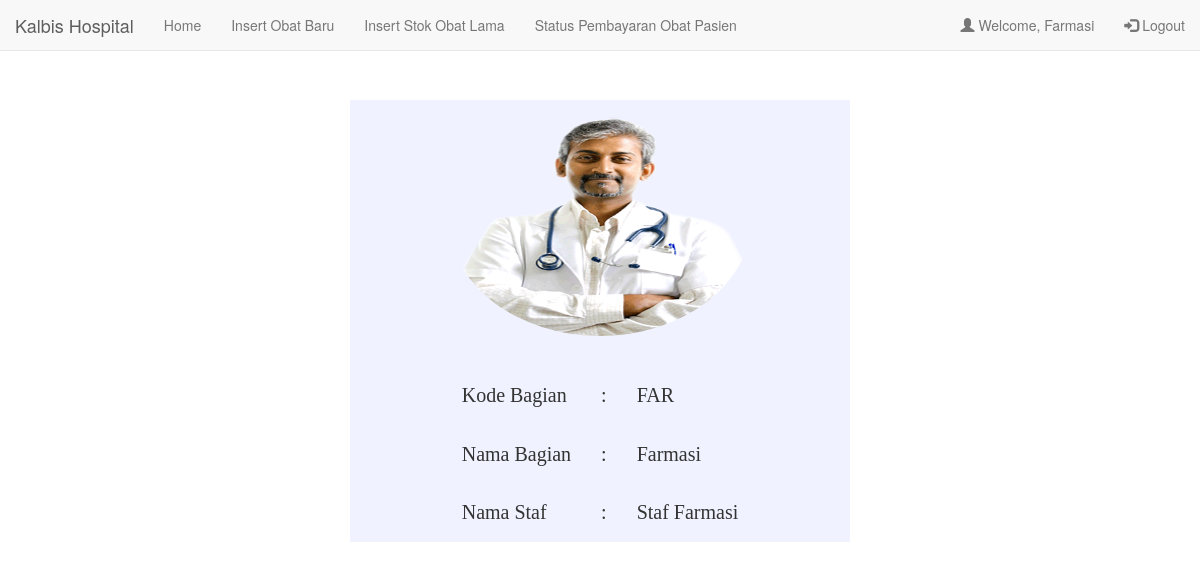
/farmasi/farmasi_profile.php (signed in), run on the app's committed database.
### tables this page shows
CREATE TABLE `profil` (
  `kd_bag` char(3) NOT NULL,
  `nama_bag` varchar(15) NOT NULL,
  `nama_staf` varchar(20) NOT NULL
);

### farmasi/farmasi_profile.php (the view, shortened to what this page needs)
<?php
	$host = "localhost";
	$user = "root";
	$pass = "";
	$dbname = "kalbis_rs";
	$koneksi = mysqli_connect($host, $user, $pass, $dbname);
	$query = "SELECT * FROM profil WHERE kd_bag = 'FAR'";
	$sql2 = mysqli_query($koneksi, $query);
	if(@$_SESSION['pendaftaran'] || @$_SESSION['dokter'] || @$_SESSION['dok001'] || @$_SESSION['dok002'] || @$_SESSION['dok003'] ||
	@$_SESSION['admin'] || @$_SESSION['farmasi'] || @$_SESSION['keuangan']){
?>
<!DOCTYPE html>
<html>
<head>
	<link rel="stylesheet" href="http://maxcdn.bootstrapcdn.com/bootstrap/3.3.6/css/bootstrap.min.css">
</head>
<body>
	<nav class="navbar navbar-default navbar-fixed-top">
		<div class="container-fluid">
			<div class="navbar-header">
			<a class="navbar-brand" href="#">Kalbis Hospital</a>
		</div>
		<ul class="nav navbar-nav">
			<li><a href="farmasi_index.php">Home</a></li>
			<li><a href="farmasi_input_baru.php">Insert Obat Baru</a></li>
			<li><a href="farmasi_input_lama.php">Insert Stok Obat Lama</a></li>
			<li><a href="farmasi_pembayaran_pasien.php">Status Pembayaran Obat Pasien</a></li>
		</ul>
		<ul class="nav navbar-nav navbar-right">
			<li><a href="farmasi_profile.php"><span class="glyphicon glyphicon-user"></span> Welcome, Farmasi</a></li>
			<li><a href="../logout.php"><span class="glyphicon glyphicon-log-in"></span> Logout</a></li>
		</ul>
	  </div>
	</nav>
	<center>
	<div id="tabel">
		<img src="../gambar/farmasi.png" class="img-circle" alt="Cinque Terre" width="304" height="236"/>
		<?php
			while($row = mysqli_fetch_assoc($sql2)){
				$kd = $row['kd_bag'];
				$nama_b = $row['nama_bag'];
				$nama_s = $row['nama_staf'];
			}
		?>
		<table>
			<tr>
				<td>Kode Bagian</td>
				<td>:</td>
				<td><?=$kd?></td>
			</tr>
			<tr>
				<td>Nama Bagian</td>
				<td>:</td>
				<td><?=$nama_b?></td>
			</tr>
			<tr>
				<td>Nama Staf</td>
				<td>:</td>
				<td><?=$nama_s?></td>
			</tr>
		</table>
	</div>
	</center>
</body>
</html>
<?php
	} else {
		header("Location: ../login.php");
	}
?>

### farmasi/farmasi_profile.php (style rules this page uses)
#tabel { margin: 100px auto; width: 500px; background-color: #F0F3FF; }
#tabel table { margin-top: 30px; }
#tabel table tr td { padding: 15px; font-family: Tahoma; font-size: 20px; }

### data on the page
profil: kd_bag "FAR", nama_bag "Farmasi", nama_staf "Staf Farmasi"
